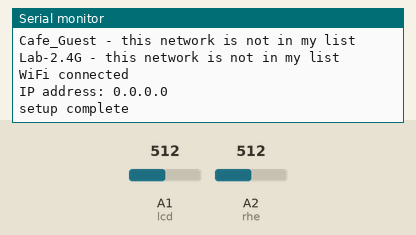
Bench run of a sketch on a simulated Arduino MKR. Shown: the last lines printed to the serial monitor. The inputs (shaded band) are chosen by the test bench; at power-on: A1 (lcd) = 512, A2 (rhe) = 512. A WiFi scan finds three made-up networks; random numbers use the default seed unless the sketch sets one; no MQTT or app messages arrive unless stated; not simulated (calls return 0 or success): arduino_secrets.h.

Above: at 4.2 s.
4.3 s: A1 (lcd) set to 716
At 6.5 s:
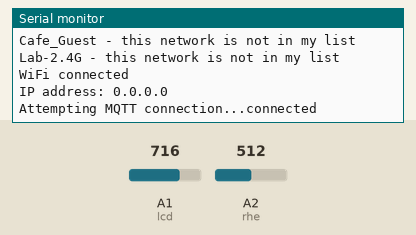
8.8 s: A2 (rhe) set to 716
At 9.6 s:
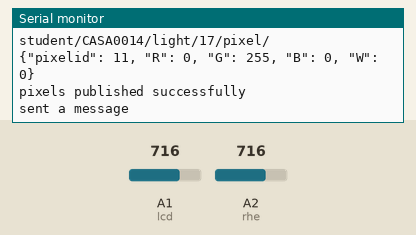
13.3 s: A1 (lcd) set to 900
At 15.6 s:
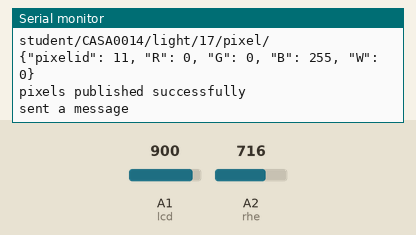
17.8 s: A2 (rhe) set to 900
Timing chart, 0 to 20.8 s (numbered marks = the images above; inputs shaded):
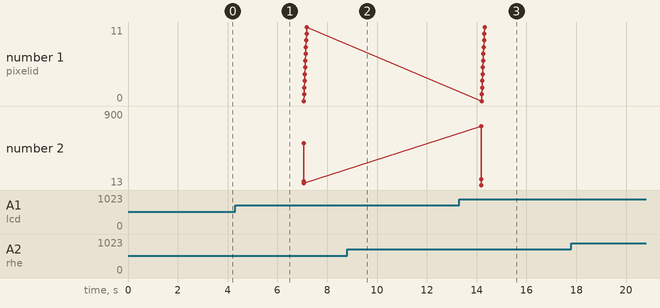

Measured:
- after the input at 13.3 s, the serial monitor: prints a new line after 0.89 s (image 3)
- plotted number 2: 31 → 13 after the input at 13.3 s

The sketch:

ldr_mqtt_test.ino
```cpp
#include <WiFiNINA.h>
#include <PubSubClient.h>
#include "arduino_secrets.h"
#include <utility/wifi_drv.h>   // library to drive to RGB LED on the MKR1010

/*
**** please enter your sensitive data in the Secret tab/arduino_secrets.h
**** using format below

#define SECRET_SSID "ssid name"
#define SECRET_PASS "ssid password"
#define SECRET_MQTTUSER "user name - eg student"
#define SECRET_MQTTPASS "password";
 */

const char* ssid          = SECRET_SSID;
const char* password      = SECRET_PASS;
const char* mqtt_username = SECRET_MQTTUSER;
const char* mqtt_password = SECRET_MQTTPASS;
const char* mqtt_server = "mqtt.cetools.org";
const int mqtt_port = 1884;
int status = WL_IDLE_STATUS;     // the Wifi radio's status

//lcd setting
//rheostat pin setting
int rhe = A2;

//ldr pin setting
int lcd = A1;

//ldr setting
int ldr = A1;
int ldrValue;

//rheostat setting

int resistance;

//Chrono Lumina Light RGB setting
int R;
int G;
int B;

//Brightness setting
int brightness;

WiFiServer server(80);
WiFiClient wificlient;

WiFiClient mkrClient;
PubSubClient client(mkrClient);

// edit this for the light you are connecting to
char mqtt_topic_pixel[] = "student/CASA0014/light/17/pixel/";
char mqtt_topic_brightness[] = "student/CASA0014/light/17/brightness/";

void setup() {
  // put your setup code here, to run once:
  pinMode(rhe,INPUT);
  pinMode(lcd, INPUT);
  Serial.begin(115200);

  // Start the serial monitor to show output
  Serial.begin(115200);
  delay(1000);

  WiFi.setHostname("Muchen ucfnmh1");
  startWifi();
  client.setServer(mqtt_server, mqtt_port);
  Serial.println("setup complete");
}

void loop() {

  // we need to make sure the arduino is still connected to the MQTT broker
  // otherwise we will not receive any messages
  if (!client.connected()) {
    reconnectMQTT();
  }

  // we also need to make sure we are connected to the wifi
  // otherwise it will be impossible to connect to MQTT!
  if (WiFi.status() != WL_CONNECTED){
    startWifi();
  }

  // check for messages from the broker and ensuring that any outgoing messages are sent.
  client.loop();
  rheostatdetect();
  ldrdetect();
  sendmqtt_brightness();
  sendmqtt_pixel();
  Serial.println("sent a message");
  delay(5000);

}

void startWifi(){

  // check for the WiFi module:
  if (WiFi.status() == WL_NO_MODULE) {
    Serial.println("Communication with WiFi module failed!");
    // don't continue
    while (true);
  }
  String fv = WiFi.firmwareVersion();
  if (fv < WIFI_FIRMWARE_LATEST_VERSION) {
    Serial.println("Please upgrade the firmware");
  }

  // Function for connecting to a WiFi network
  // is looking for UCL_IoT and a back up network (usually a home one!)
  int n = WiFi.scanNetworks();
  Serial.println("Scan done");
  if (n == 0) {
    Serial.println("no networks found");
  } else {
    Serial.print(n);
    Serial.println(" networks found");
    // loop through all the networks and if you find UCL_IoT or the backup - ssid1
    // then connect to wifi
    Serial.print("Trying to connect to: ");
    Serial.println(ssid);
    for (int i = 0; i < n; ++i){
      String availablessid = WiFi.SSID(i);
      // Primary network
      if (availablessid.equals(ssid)) {
        Serial.print("Connecting to ");
        Serial.println(ssid);
        WiFi.begin(ssid, password);
        while (WiFi.status() != WL_CONNECTED) {
          delay(600);
          Serial.print(".");
        }
        if (WiFi.status() == WL_CONNECTED) {
          Serial.println("Connected to " + String(ssid));
          break; // Exit the loop if connected
        } else {
          Serial.println("Failed to connect to " + String(ssid));
        }
      } else {
        Serial.print(availablessid);
        Serial.println(" - this network is not in my list");
      }

    }
  }


  Serial.println("");
  Serial.println("WiFi connected");
  Serial.print("IP address: ");
  Serial.println(WiFi.localIP());

}

void reconnectMQTT() {
  if (WiFi.status() != WL_CONNECTED){
    startWifi();
  } else {
    //Serial.println(WiFi.localIP());
  }

  // Loop until we're reconnected
  while (!client.connected()) {    // while not (!) connected....
    Serial.print("Attempting MQTT connection...");
    // Create a random client ID
    String clientId = "LuminaSelector";
    clientId += String(random(0xffff), HEX);

    // Attempt to connect
    if (client.connect(clientId.c_str(), mqtt_username, mqtt_password)) {
      Serial.println("connected");
      // ... and subscribe to messages on broker
    } else {
      Serial.print("failed, rc=");
      Serial.print(client.state());
      Serial.println(" try again in 5 seconds");
      // Wait 5 seconds before retrying
      delay(5000);
    }
  }
}

void rheostatdetect(){
  int resis = analogRead(rhe);
  Serial.println(resis);
  resistance = map(analogRead(rhe), 0, 1023, 0, 119);
  Serial.println(resistance);
}

void ldrdetect(){
  ldrValue =map(analogRead(ldr), 0, 1023, 100, 0);
  if (ldrValue < 30){
    R = 0; G = 0; B = 255;          // Low Light - blue
  }else if (ldrValue < 90) {
    R = 0; G = 255; B = 0;          // Adequate light - green
  }else {
    R = 255; G = 0; B = 0;          // Excessive light - red
  }
  Serial.println(ldrValue);
  Serial.print(R);
  Serial.print(" ");
  Serial.print(G);
  Serial.print(" ");
  Serial.println(B);
}

void sendmqtt_pixel(){

  // send a message to update the light
  char mqtt_pixel_message[100];

  for (int i = 0; i < 12; i++) {
  sprintf(mqtt_pixel_message, "{\"pixelid\": %d, \"R\": %d, \"G\": %d, \"B\": %d, \"W\": 0}", i, R, G, B);

  Serial.println(mqtt_topic_pixel);
  Serial.println(mqtt_pixel_message);

  if (client.publish(mqtt_topic_pixel, mqtt_pixel_message)) {
    Serial.println("pixels published successfully");
  } else {
    Serial.println("Failed to publish pixel message");
  }
  delay(10);
  }
}

void sendmqtt_brightness(){
  char mqtt_brightness_message[100];
  brightness = resistance;
  sprintf(mqtt_brightness_message, "{\"brightness\": %d}", brightness);
  Serial.println(mqtt_topic_brightness);
  Serial.println(mqtt_brightness_message);
  if (client.publish(mqtt_topic_brightness, mqtt_brightness_message)) {
    Serial.print("brightness published successfully");
  } else{
    Serial.println("Failed to publish brightness message");
  }

}

// void messageprint(){
//   char mqtt_message[600];
//   String message = "{\"allLEDs\": [";

//   for (int i = 0; i < 12; i++) {
//     message += "{\"pixelid\": " + String(i) +
//                ", \"R\": " + String(R) +
//                ", \"G\": " + String(G) +
//                ", \"B\": " + String(B) +
//                ", \"W\": 0}";
//     if (i < 11) message += ", ";
//   }
//   message += "]}";

//   Serial.println(message);
//   brightness = resistance;
//   String brightnessmsg = "{\"brightness\":" + String(brightness) + "}";
//   Serial.println(brightnessmsg);
// }
```
